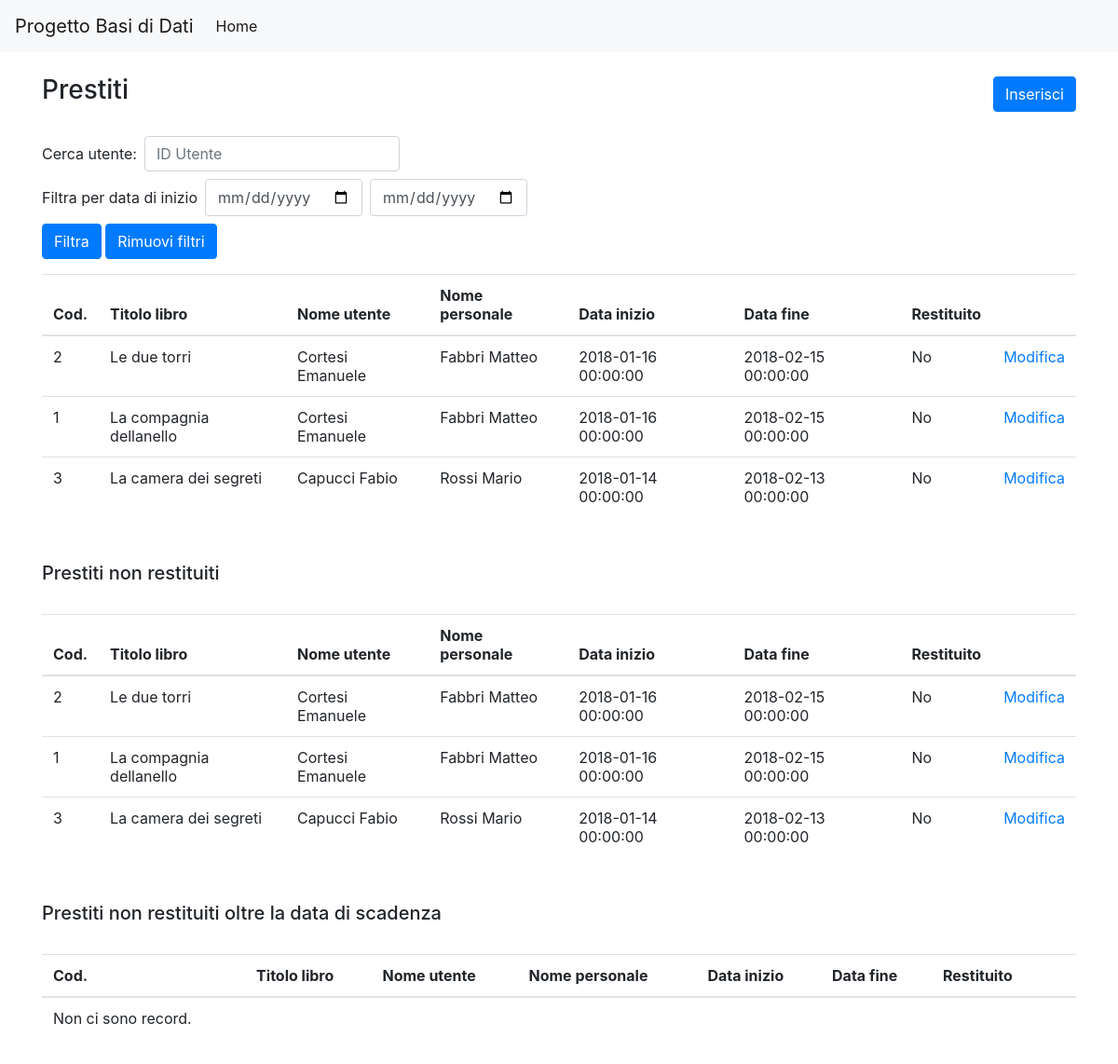
The app's page /sito/prestito/index.php, older data.
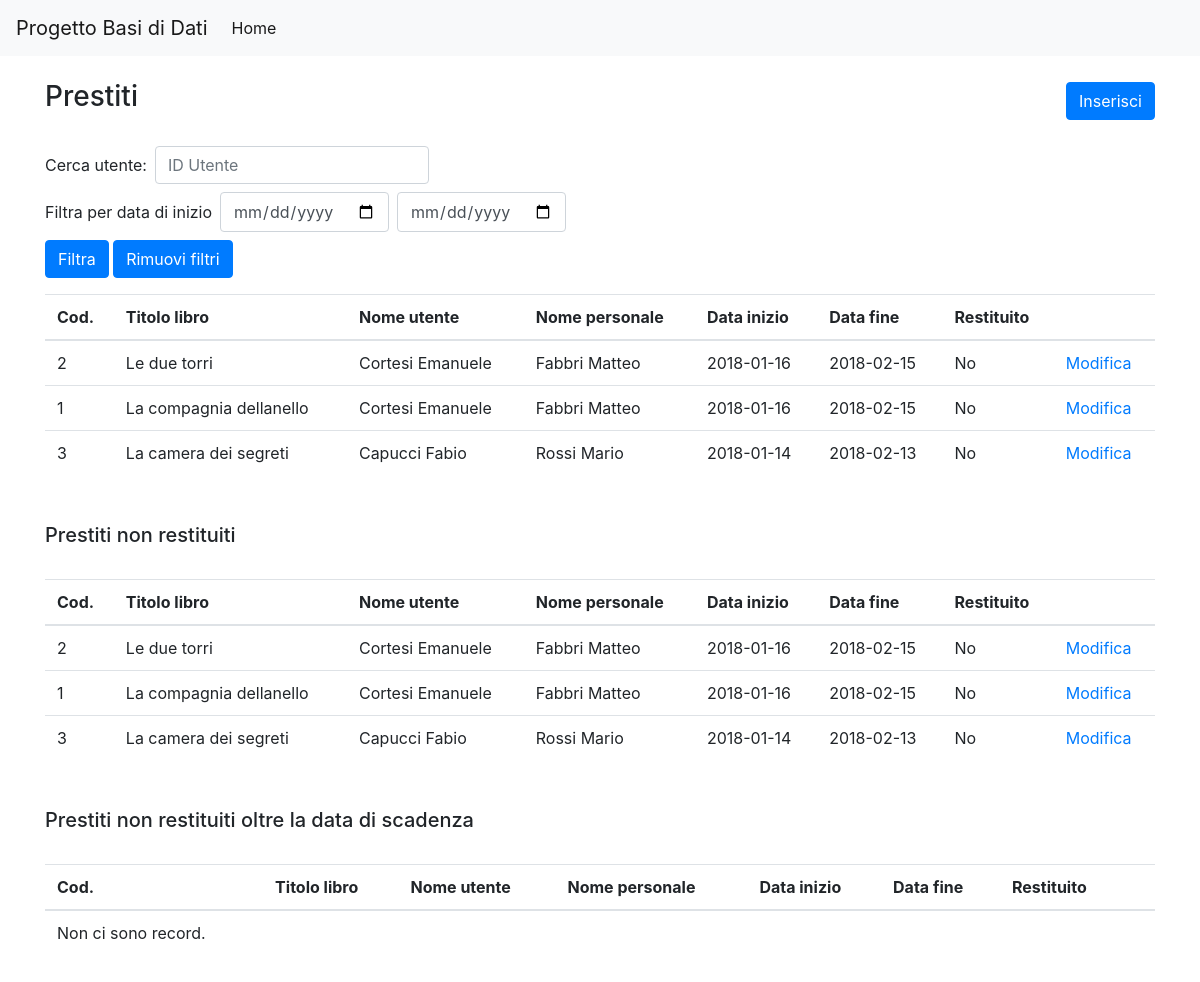
The same page, newer data.
### tables this page shows
CREATE TABLE prestiti (
  id           INT     NOT NULL AUTO_INCREMENT,
  id_libro     INT     NOT NULL,
  id_personale INT     NOT NULL,
  id_utente    INT     NOT NULL,
  data_inizio  DATE    NOT NULL,
  data_fine    DATE    NOT NULL,
  restituito   BOOLEAN NOT NULL DEFAULT FALSE,
  PRIMARY KEY (id),
  FOREIGN KEY (id_libro) REFERENCES libri (id)
    ON DELETE RESTRICT
    ON UPDATE NO ACTION,
  FOREIGN KEY (id_personale) REFERENCES personale (id)
    ON DELETE RESTRICT
    ON UPDATE NO ACTION,
  FOREIGN KEY (id_utente) REFERENCES utenti (id)
    ON DELETE RESTRICT
    ON UPDATE NO ACTION
);

CREATE TABLE libri (
  id                 INT          NOT NULL AUTO_INCREMENT,
  ISBN               VARCHAR(13)  NOT NULL,
  titolo             VARCHAR(100) NOT NULL,
  anno_pubblicazione YEAR         NOT NULL,
  quantita           INT          NOT NULL,
  id_editore         INT          NOT NULL,
  id_collana         INT          NULL     DEFAULT NULL,
  id_espositore      INT          NOT NULL,
  PRIMARY KEY (id),
  FOREIGN KEY (id_editore) REFERENCES casa_editrice (id)
    ON DELETE RESTRICT
    ON UPDATE NO ACTION,
  FOREIGN KEY (id_collana) REFERENCES collane (id)
    ON DELETE RESTRICT
    ON UPDATE NO ACTION,
  FOREIGN KEY (id_espositore) REFERENCES stanze (id)
    ON DELETE RESTRICT
    ON UPDATE NO ACTION
);

### sito/ConnessioneSQL.php (called while the page is built, shortened)
<?php
class ConnessioneSQL
{
    private $servername = "localhost";
    private $username = "root";
    private $password = "";
    private $dbname = "progetto_database";
    private $conn;
    public function __construct()
    {
        $this->conn = new mysqli($this->servername, $this->username, $this->password, $this->dbname);
    }
    public function query($sql)
    {
        return $this->conn->query($sql);
    }
}

### sito/prestito/index.php (the view, shortened to what this page needs)
<?php require '../partials/head.php' ?>
<?php
require "../ConnessioneSQL.php";
$connessione = new ConnessioneSQL();
$sql = "SELECT prestiti.id AS pres_id, libri.titolo AS titolo, CONCAT(utenti.cognome, ' ',utenti.nome) AS utente,
            CONCAT(personale.cognome, ' ', personale.nome) AS person, data_inizio, data_fine, restituito
        FROM prestiti
        JOIN libri ON libri.id=prestiti.id_libro
        JOIN utenti ON utenti.id=prestiti.id_utente
        JOIN personale ON personale.id=prestiti.id_personale
        WHERE 1";
?>
<div class="d-flex justify-content-between align-items-center mb-4">
    <h3>Prestiti</h3>
    <a href="inserisci.php" class="btn btn-primary">Inserisci</a>
</div>
<form action="#" method="get">
    <div class="form-inline mb-2">
        <label class="mr-2">Cerca utente:</label>
        <input type="text" class="form-control mr-2" placeholder="ID Utente" name="id_utente">
    </div>
    <div class="form-inline mb-2">
        <label class="mr-2">Filtra per data di inizio</label>
        <input type="date" class="form-control mr-2" placeholder="Inizio" name="data_inizio">
        <input type="date" class="form-control mr-2" placeholder="Fine" name="data_fine">
    </div>
    <button class="btn btn-primary">Filtra</button>
    <button class="btn btn-primary" name="reset">Rimuovi filtri</button>
</form>
<table class="table">
    <thead>
    <tr>
        <th>Cod.</th>
        <th>Titolo libro</th>
        <th>Nome utente</th>
        <th>Nome personale</th>
        <th>Data inizio</th>
        <th>Data fine</th>
        <th>Restituito</th>
        <th></th>
    </tr>
    </thead>
    <tbody>
    <?php
    $sql_prestiti = $sql . " ORDER BY data_inizio DESC";
    $prestiti = $connessione->query($sql_prestiti)->fetch_all(MYSQLI_ASSOC);
    if (count($prestiti) > 0) {
        foreach ($prestiti as $row) {
            ?>
            <tr>
                <td><?php echo $row["pres_id"] ?></td>
                <td><?php echo $row["titolo"] ?></td>
                <td><?php echo $row["utente"] ?></td>
                <td><?php echo $row["person"] ?></td>
                <td><?php echo $row["data_inizio"] ?></td>
                <td><?php echo $row["data_fine"] ?></td>
                <td><?php echo $row["restituito"] ? 'Si' : 'No' ?></td>
                <td><a href="modifica.php?id=<?php echo $row["pres_id"] ?>">Modifica</a></td>
            </tr>
            <?php
        }
    } else {
        ?>
        <tr>
            <td rowspan="4">Non ci sono record.</td>
        </tr>
        <?php
    }
    ?>
    </tbody>
</table>
<div class="d-flex justify-content-between align-items-center mb-4 mt-5">
    <h5>Prestiti non restituiti</h5>
</div>
<table class="table">
    <thead>
    <tr>
        <th>Cod.</th>
        <th>Titolo libro</th>
        <th>Nome utente</th>
        <th>Nome personale</th>
        <th>Data inizio</th>
        <th>Data fine</th>
        <th>Restituito</th>
        <th></th>
    </tr>
    </thead>
    <tbody>
    <?php
    $sql_non_restituiti = $sql . " AND restituito = 0 ORDER BY data_inizio DESC";
    $prestiti = $connessione->query($sql_non_restituiti)->fetch_all(MYSQLI_ASSOC);
    if (count($prestiti) > 0) {
        foreach ($prestiti as $row) {
            ?>
            <tr>
                <td><?php echo $row["pres_id"] ?></td>
                <td><?php echo $row["titolo"] ?></td>
                <td><?php echo $row["utente"] ?></td>
                <td><?php echo $row["person"] ?></td>
                <td><?php echo $row["data_inizio"] ?></td>
                <td><?php echo $row["data_fine"] ?></td>
                <td><?php echo $row["restituito"] ? 'Si' : 'No' ?></td>
                <td><a href="modifica.php?id=<?php echo $row["pres_id"] ?>">Modifica</a></td>
            </tr>
            <?php
        }
    } else {
        ?>
        <tr>
            <td rowspan="4">Non ci sono record.</td>
        </tr>
        <?php
    }
    ?>
    </tbody>
</table>
<div class="d-flex justify-content-between align-items-center mb-4 mt-5">
    <h5>Prestiti non restituiti oltre la data di scadenza</h5>
</div>
<table class="table">
    <thead>
    <tr>
        <th>Cod.</th>
        <th>Titolo libro</th>
        <th>Nome utente</th>
        <th>Nome personale</th>
        <th>Data inizio</th>
        <th>Data fine</th>
        <th>Restituito</th>
        <th></th>
    </tr>
    </thead>
    <tbody>
    <?php
    $sql_non_restituiti = $sql . " AND restituito = 0 AND data_fine < NOW() ORDER BY data_inizio DESC";
    $prestiti = $connessione->query($sql_non_restituiti)->fetch_all(MYSQLI_ASSOC);
    if (count($prestiti) > 0) {
        foreach ($prestiti as $row) {
            ?>
            <tr>
                <td><?php echo $row["pres_id"] ?></td>
                <td><?php echo $row["titolo"] ?></td>
                <td><?php echo $row["utente"] ?></td>
                <td><?php echo $row["person"] ?></td>
                <td><?php echo $row["data_inizio"] ?></td>
                <td><?php echo $row["data_fine"] ?></td>
                <td><?php echo $row["restituito"] ? 'Si' : 'No' ?></td>
                <td><a href="modifica.php?id=<?php echo $row["pres_id"] ?>">Modifica</a></td>
            </tr>
            <?php
        }
    } else {
        ?>
        <tr>
            <td rowspan="4">Non ci sono record.</td>
        </tr>
        <?php
    }
    ?>
    </tbody>
</table>
<?php require '../partials/footer.php' ?>

### sito/partials/head.php (shortened to what this page needs)
<html>
<head>
    <link rel="stylesheet" href="https://maxcdn.bootstrapcdn.com/bootstrap/4.0.0-beta.3/css/bootstrap.min.css">
</head>
<body>
<nav class="navbar navbar-expand-lg navbar-light bg-light">
    <span class="navbar-brand" href="#">Progetto Basi di Dati</span>
    <div class="collapse navbar-collapse">
        <ul class="navbar-nav mr-auto">
            <li class="nav-item active">
                <a class="nav-link" href="/">Home</a>
            </li>
        </ul>
    </div>
</nav>
<div class="container py-4">

### sito/partials/footer.php (shortened to what this page needs)
</div>
</body>
</html>

Row changes from the older to the newer data that the page shows:
changed prestiti "Le due torri": data_inizio "2018-01-16 00:00:00" → "2018-01-16"; data_fine "2018-02-15 00:00:00" → "2018-02-15"
changed prestiti "La compagnia dellanello": data_inizio "2018-01-16 00:00:00" → "2018-01-16"; data_fine "2018-02-15 00:00:00" → "2018-02-15"
changed prestiti "La camera dei segreti": data_inizio "2018-01-14 00:00:00" → "2018-01-14"; data_fine "2018-02-13 00:00:00" → "2018-02-13"
